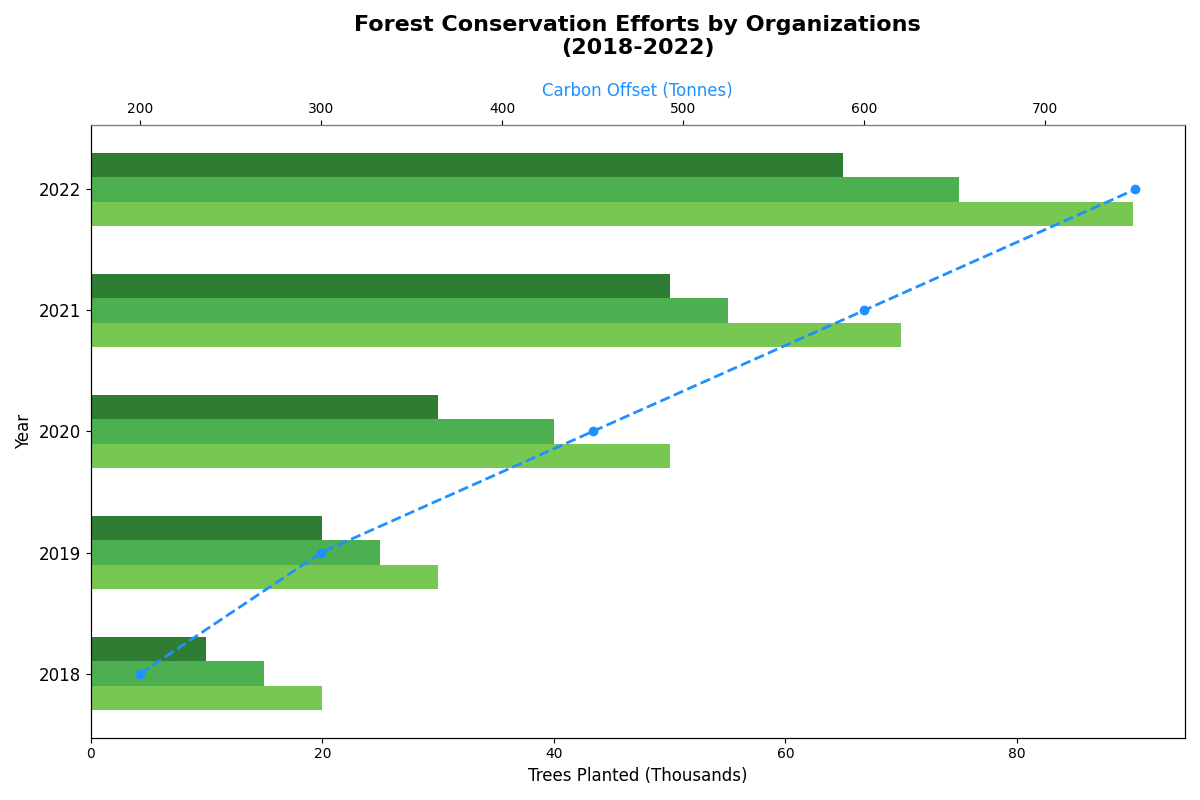

Recreate this plot in Python.
import matplotlib.pyplot as plt
import numpy as np

years = ['2018', '2019', '2020', '2021', '2022']
org_A = np.array([20, 30, 50, 70, 90])
org_B = np.array([15, 25, 40, 55, 75])
org_C = np.array([10, 20, 30, 50, 65])
carbon_offset = np.array([200, 300, 450, 600, 750])

fig, ax1 = plt.subplots(figsize=(12, 8))

height = 0.2
y = np.arange(len(years))

ax1.barh(y - height, org_A, height, color='#79C753')
ax1.barh(y, org_B, height, color='#4CAF50')
ax1.barh(y + height, org_C, height, color='#2E7D32')

ax1.set_title('Forest Conservation Efforts by Organizations\n(2018-2022)', fontsize=16, fontweight='bold', pad=20)
ax1.set_xlabel('Trees Planted (Thousands)', fontsize=12)
ax1.set_ylabel('Year', fontsize=12)
ax1.set_yticks(y)
ax1.set_yticklabels(years, fontsize=12)

ax2 = ax1.twiny()
ax2.plot(carbon_offset, y, color='dodgerblue', marker='o', linestyle='--', linewidth=2)
ax2.set_xlabel('Carbon Offset (Tonnes)', fontsize=12, color='dodgerblue')
ax2.spines['top'].set_color('dodgerblue')

plt.tight_layout()
plt.show()
